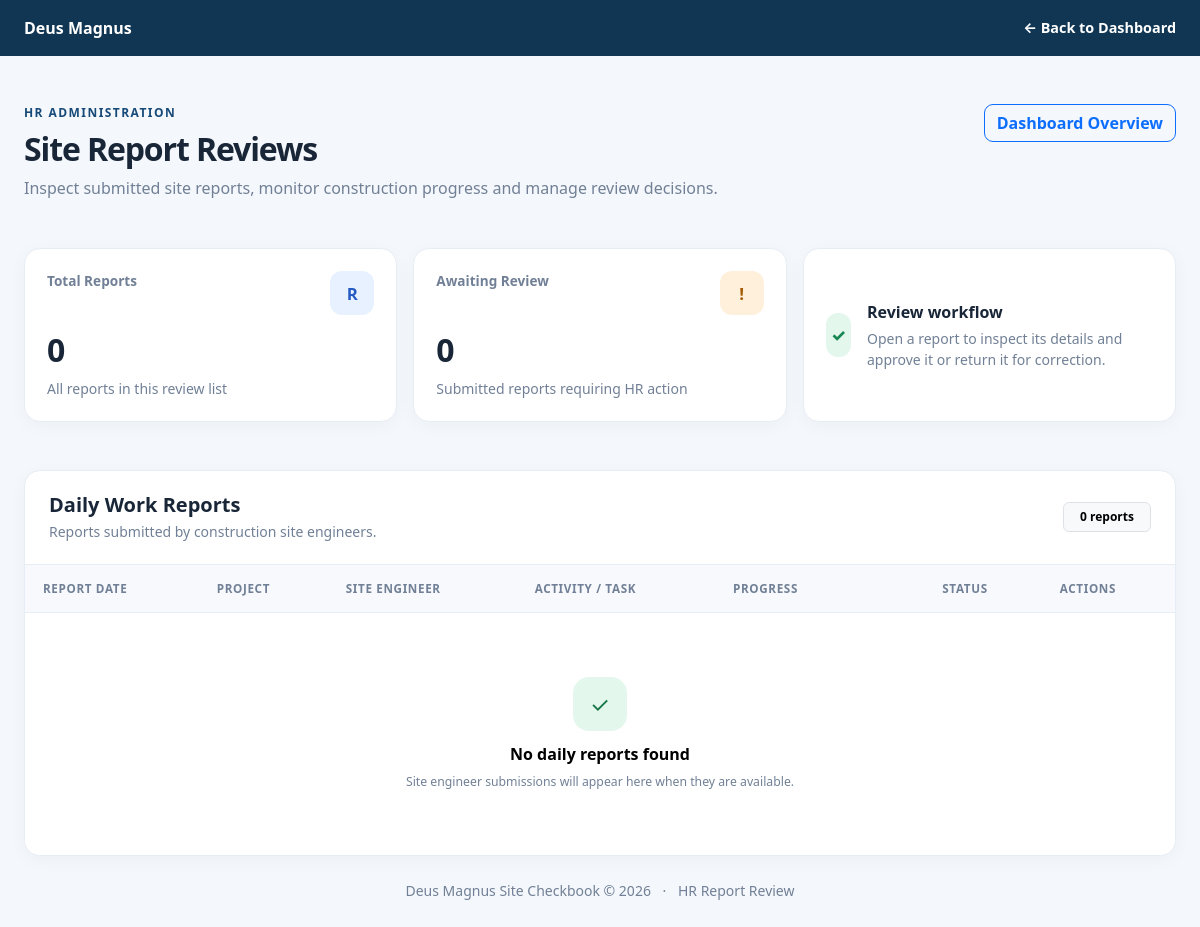
/site-checkbook/reviews/ (signed in), run on an earlier commit of the app's database.
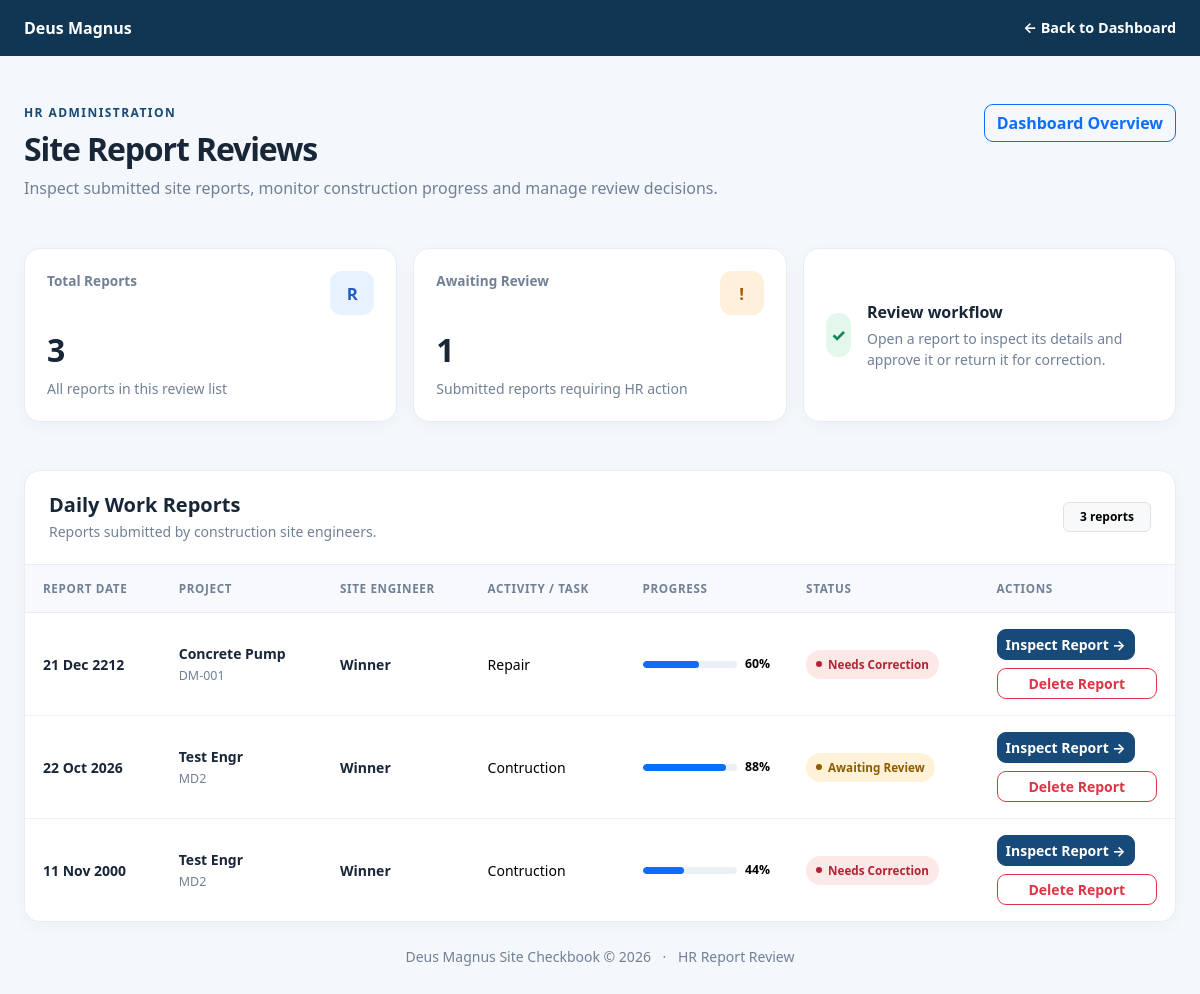
And on a later commit of the database.
### site_checkbook/models.py (models this page shows, shortened)
class SiteActivity(models.Model):
    STATUS_CHOICES = [
        ("draft", "Draft"),
        ("submitted", "Submitted"),
        ("reviewed", "Reviewed"),
        ("returned", "Returned for Correction"),
    ]
    project = models.ForeignKey(
        Project,
        on_delete=models.PROTECT,
        related_name="activities",
    )
    engineer = models.ForeignKey(
        settings.AUTH_USER_MODEL,
        on_delete=models.PROTECT,
        related_name="site_activities",
    )
    activity_date = models.DateField()
    work_type = models.CharField(max_length=150)
    work_description = models.TextField()
    workers_count = models.PositiveIntegerField(default=0)
    progress_percentage = models.PositiveSmallIntegerField(
        default=0,
        validators=[
            MinValueValidator(0),
            MaxValueValidator(100),
        ],
    )
    materials_used = models.TextField(blank=True)
    challenges = models.TextField(blank=True)
    safety_observations = models.TextField(blank=True)
    next_day_plan = models.TextField(blank=True)
    status = models.CharField(
        max_length=20,
        choices=STATUS_CHOICES,
        default="draft",
    )
    created_at = models.DateTimeField(auto_now_add=True)
    updated_at = models.DateTimeField(auto_now=True)
    class Meta:
        ordering = ["-activity_date", "-created_at"]

class Project(models.Model):
    name = models.CharField(max_length=200)
    project_code = models.CharField(max_length=50, unique=True)
    client = models.CharField(max_length=200, blank=True)
    site_location = models.CharField(max_length=255)
    description = models.TextField(blank=True)
    engineers = models.ManyToManyField(
        settings.AUTH_USER_MODEL,
        related_name="checkbook_projects",
        blank=True,
    )
    is_active = models.BooleanField(default=True)
    created_at = models.DateTimeField(auto_now_add=True)
    class Meta:
        ordering = ["name"]

### site_checkbook/views.py (the view)
@login_required
def review_queue(request):
    if not is_hr_reviewer(request.user):
        raise PermissionDenied
    activities = (
        SiteActivity.objects
        .select_related("project", "engineer")
        .order_by("-activity_date", "-created_at")
    )
    context = {
        "activities": activities,
        "pending_count": activities.filter(status="submitted").count(),
        "is_reviewer": True,
        "can_manage_projects": can_manage_projects(request.user),
    }
    return render(
        request,
        "site_checkbook/review_queue.html",
        context,
    )

### site_checkbook/permissions.py (called while the page is built)
def can_manage_projects(user):
    if not user.is_authenticated:
        return False
    return (
        user.is_superuser
        or user.groups.filter(
            name__in=["HR", "Supervisors", "Project Managers"]
        ).exists()
    )

### site_checkbook/views.py (called while the page is built)
def is_hr_reviewer(user):
    return (
        user.is_authenticated
        and (
            user.is_superuser
            or user.groups.filter(name__in=["HR", "Supervisors"]).exists()
        )
    )

### templates/site_checkbook/review_queue.html (shortened to what the changed rows need)
<!DOCTYPE html>
<html lang="en">
<head>
    <link href="https://cdn.jsdelivr.net/npm/bootstrap@5.3.3/dist/css/bootstrap.min.css" rel="stylesheet">
</head>
<body>
<main class="container-fluid page-wrap px-3 px-lg-4 py-4 py-lg-5">
    <div class="d-flex flex-wrap justify-content-between align-items-start gap-3 mb-4 mb-lg-5">
        <div>
            <h1 class="page-title h2 mb-2">Site Report Reviews</h1>
        </div>
    </div>
    <div class="row g-3 mb-4 mb-lg-5">
        <div class="col-6 col-xl-4">
            <div class="stat-card">
                <div class="d-flex justify-content-between align-items-start gap-2 mb-3">
                    <span class="stat-label">Total Reports</span>
                    <span class="stat-icon icon-blue">R</span>
                </div>
                <div class="stat-value">{{ activities|length }}</div>
                <div class="small muted mt-2">All reports in this review list</div>
            </div>
        </div>
        <div class="col-6 col-xl-4">
            <div class="stat-card">
                <div class="d-flex justify-content-between align-items-start gap-2 mb-3">
                    <span class="stat-label">Awaiting Review</span>
                    <span class="stat-icon icon-orange">!</span>
                </div>
                <div class="stat-value">{{ pending_count }}</div>
                <div class="small muted mt-2">Submitted reports requiring HR action</div>
            </div>
        </div>
    </div>
    <section class="panel overflow-hidden">
        <div class="panel-heading d-flex flex-wrap justify-content-between align-items-center gap-3">
            <div>
                <h2 class="h5 fw-bold mb-1">Daily Work Reports</h2>
                <p class="small muted mb-0">Reports submitted by construction site engineers.</p>
            </div>
            <span class="badge text-bg-light border px-3 py-2">
                {{ activities|length }} report{{ activities|length|pluralize }}
            </span>
        </div>
        <div class="table-responsive">
            <table class="table">
                <thead>
                    <tr>
                        <th>Report Date</th>
                        <th>Project</th>
                        <th>Site Engineer</th>
                        <th>Activity / Task</th>
                        <th style="min-width:145px;">Progress</th>
                        <th>Status</th>
                        <th>Actions</th>
                    </tr>
                </thead>
                <tbody>
                    {% for activity in activities %}
                        <tr>
                            <td class="text-nowrap">
                                <span class="record-title">{{ activity.activity_date|date:"d M Y" }}</span>
                            </td>
                            <td>
                                <span class="record-title">{{ activity.project.name }}</span>
                                <div class="record-subtitle">{{ activity.project.project_code }}</div>
                            </td>
                            <td>
                                <span class="record-title">
                                    {{ activity.engineer.get_full_name|default:activity.engineer.username }}
                                </span>
                            </td>
                            <td>{{ activity.work_type }}</td>
                            <td>
                                <div class="d-flex align-items-center gap-2">
                                    <div class="progress flex-grow-1"
                                         role="progressbar"
                                         aria-label="Construction progress"
                                         aria-valuenow="{{ activity.progress_percentage }}"
                                         aria-valuemin="0"
                                         aria-valuemax="100">
                                        <div class="progress-bar js-progress-bar"
                                             data-progress="{{ activity.progress_percentage }}"
                                             style="width:0%;"></div>
                                    </div>
                                    <small class="fw-semibold text-nowrap">
                                        {{ activity.progress_percentage }}%
                                    </small>
                                </div>
                            </td>
                            <td>
                                {% if activity.status == "submitted" %}
                                    <span class="status-pill status-submitted">Awaiting Review</span>
                                {% elif activity.status == "reviewed" %}
                                    <span class="status-pill status-reviewed">Reviewed</span>
                                {% elif activity.status == "returned" %}
                                    <span class="status-pill status-returned">Needs Correction</span>
                                {% else %}
                                    <span class="status-pill status-draft">{{ activity.status|title }}</span>
                                {% endif %}
                            </td>
                            <td>
                                <a href="{% url 'site_checkbook:activity_detail' activity.pk %}"
                                   class="btn btn-sm btn-primary text-nowrap">
                                    Inspect Report &rarr;
                                </a>
                                {% if can_manage_projects %}
                                    <form method="post"
                                          action="{% url 'site_checkbook:delete_activity' activity.pk %}"
                                          class="mt-2"
                                          onsubmit="return confirm('Permanently delete this report and its attached photos? This cannot be undone.');">
                                        <button type="submit" class="btn btn-sm btn-outline-danger w-100">
                                            Delete Report
                                        </button>
                                    </form>
                                {% endif %}
                            </td>
                        </tr>
                    {% empty %}
                        <tr>
                            <td colspan="7">
                                <div class="empty-state">
                                    <div class="empty-icon">✓</div>
                                    <h3 class="h6 fw-bold">No daily reports found</h3>
                                    <p class="muted small mb-0">
                                        Site engineer submissions will appear here when they are available.
                                    </p>
                                </div>
                            </td>
                        </tr>
                    {% endfor %}
                </tbody>
            </table>
        </div>
    </section>
</main>
</body>
</html>

What changed in the data, as far as the page shows it:
added SiteActivity: activity_date "21 Dec 2212", project.name "Concrete Pump", project.project_code "DM-001", engineer.get_full_name "Winner", work_type "Repair", progress_percentage "60", status "Needs Correction"
added SiteActivity: activity_date "22 Oct 2026", project.name "Test Engr", project.project_code "MD2", engineer.get_full_name "Winner", work_type "Contruction", progress_percentage "88", status "Awaiting Review"
added SiteActivity: activity_date "11 Nov 2000", project.name "Test Engr", project.project_code "MD2", engineer.get_full_name "Winner", work_type "Contruction", progress_percentage "44", status "Needs Correction"
Also different on the page:
{{ activities|length }}: "0" → "3"
{{ pending_count }}: "0" → "1"
text no longer shown: "✓ No daily reports found Site engineer submissions will appear here when they are available."
